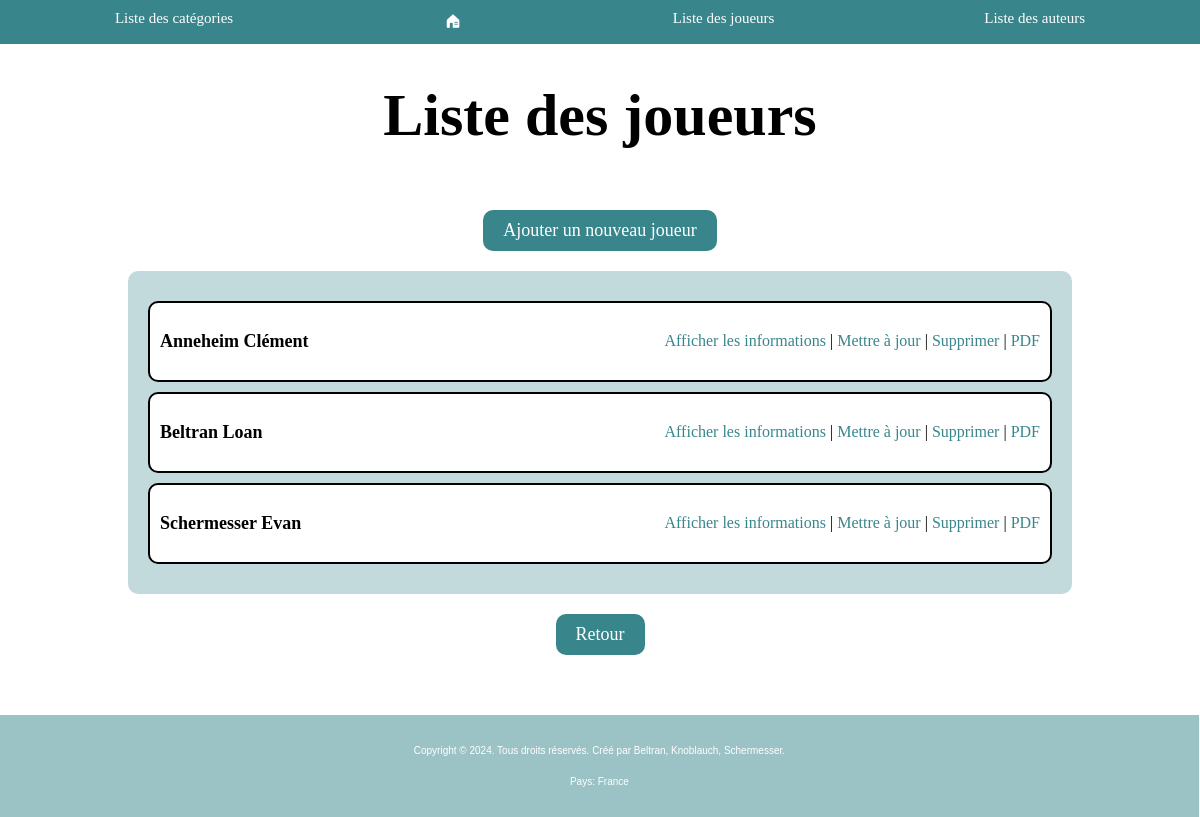
Before: /index_joueurs/ with the older database file.
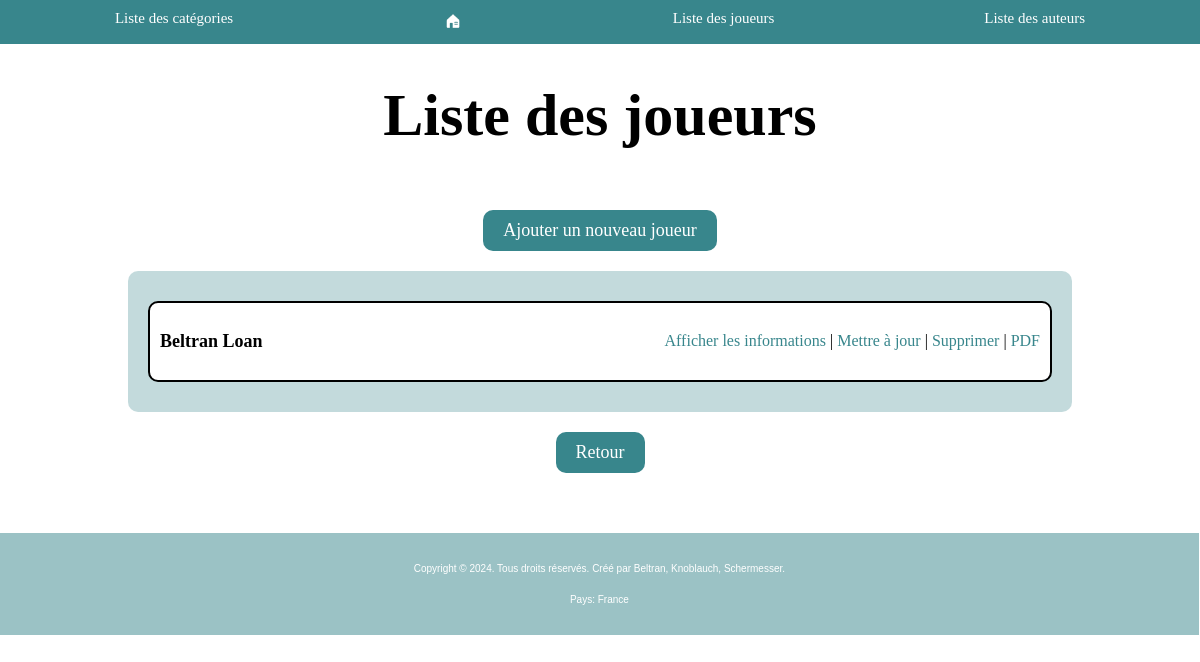
After: the same page with the newer database file.
### ludotheque/models.py (models this page shows, shortened)
class Joueurs(models.Model):
    nom = models.CharField(max_length=100)
    prenom = models.CharField(max_length=100)
    mail = models.CharField(max_length=100)
    mdp = models.CharField(max_length=100)
    TYPE_CHOICES = (
        ('professionnel', 'Professionnel'),
        ('particulier', 'Particulier'),
    )
    type = models.CharField(max_length=20, choices=TYPE_CHOICES)
    def __str__(self):
        chaine = f"{self.nom} {self.prenom} "
        return chaine

### ludotheque/views_joueurs.py (the view)
# urls.py: path('index_joueurs/', views_joueurs.joueurs_index),
def joueurs_index(request):
    liste = list(models.Joueurs.objects.all().order_by('nom'))
    return render(request, "joueurs/index.html", {"liste" : liste})

### ludotheque/templates/joueurs/index.html (shortened to what this page needs)
<!DOCTYPE html>
<html lang="en">
{% load static %}
<head>
    <link rel="stylesheet" type="text/css" href="{% static 'main.css' %}"/>
</head>
<body>
{% include 'main_nav.html' %}
<div class="containerSecond">
    <h1 class="mainTitle">Liste des joueurs</h1>
    <a class="addButton" href="/ajout_joueurs/">Ajouter un nouveau joueur</a>
    <article class="playerList">
        {% for j in liste %}
            <div class="playerItem">
                <p class="playerName">{{ j }}</p>
                <div class="playerActions">
                    <a class="edit" href="/affiche_joueurs/{{ j.id }}">Afficher les informations</a> |
                    <a class="edit" href="/update_joueurs/{{ j.id }}">Mettre à jour</a> |
                    <a class="edit" href="/delete_joueurs/{{ j.id }}">Supprimer</a> |
                    <a href="/joueurs/export/{{ j.id }}" class="pdf">PDF</a>
                </div>
            </div>
        {% endfor %}
    </article>
    <a class="backButton" href="/">Retour</a>
</div>
{% include 'main_footer.html' %}
</body>
</html>

Changed rows visible on the page:
removed Joueurs: nom+prenom "Anneheim Clément"
removed Joueurs: nom+prenom "Schermesser Evan"
